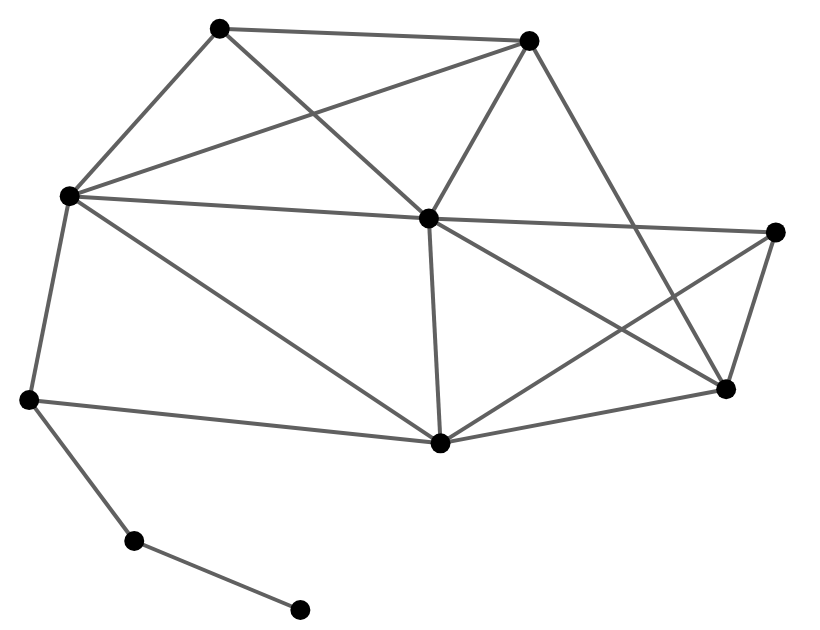

The notebook cell this image was saved under:
### Code cell
G = nx.krackhardt_kite_graph()

chart = alph(G)

chart.configure_view(strokeWidth=0).properties(width=400, height=300)

### Figure 1 — Vega-Lite specification as saved in the notebook (floating-point values rounded to 4 significant figures)
{"$schema": "https://vega.github.io/schema/vega-lite/v4.17.0.json", "config": {"view": {"continuousHeight": 300, "continuousWidth": 400, "strokeWidth": 0}}, "datasets": {"data-969c275e835049557a0c85953aa7e09c": [{"edge": 0, "pair": [0, 1], "source": 0, "target": 1, "x": 522.1, "y": 521.6}, {"edge": 0, "pair": [0, 1], "source": 0, "target": 1, "x": 681.9, "y": 202.3}, {"edge": 1, "pair": [0, 2], "source": 0, "target": 2, "x": 522.1, "y": 521.6}, {"edge": 1, "pair": [0, 2], "source": 0, "target": 2, "x": 270.4, "y": 532.8}, {"edge": 2, "pair": [0, 3], "source": 0, "target": 3, "x": 522.1, "y": 521.6}, {"edge": 2, "pair": [0, 3], "source": 0, "target": 3, "x": 440.3, "y": 358.9}, {"edge": 3, "pair": [0, 5], "source": 0, "target": 5, "x": 522.1, "y": 521.6}, {"edge": 3, "pair": [0, 5], "source": 0, "target": 5, "x": 148.5, "y": 379.4}, {"edge": 4, "pair": [1, 3], "source": 1, "target": 3, "x": 681.9, "y": 202.3}, {"edge": 4, "pair": [1, 3], "source": 1, "target": 3, "x": 440.3, "y": 358.9}, {"edge": 5, "pair": [1, 4], "source": 1, "target": 4, "x": 681.9, "y": 202.3}, {"edge": 5, "pair": [1, 4], "source": 1, "target": 4, "x": 722.2, "y": 346.1}, {"edge": 6, "pair": [1, 6], "source": 1, "target": 6, "x": 681.9, "y": 202.3}, {"edge": 6, "pair": [1, 6], "source": 1, "target": 6, "x": 449.8, "y": 152.8}, {"edge": 7, "pair": [2, 3], "source": 2, "target": 3, "x": 270.4, "y": 532.8}, {"edge": 7, "pair": [2, 3], "source": 2, "target": 3, "x": 440.3, "y": 358.9}, {"edge": 8, "pair": [2, 5], "source": 2, "target": 5, "x": 270.4, "y": 532.8}, {"edge": 8, "pair": [2, 5], "source": 2, "target": 5, "x": 148.5, "y": 379.4}, {"edge": 9, "pair": [3, 4], "source": 3, "target": 4, "x": 440.3, "y": 358.9}, {"edge": 9, "pair": [3, 4], "source": 3, "target": 4, "x": 722.2, "y": 346.1}, {"edge": 10, "pair": [3, 5], "source": 3, "target": 5, "x": 440.3, "y": 358.9}, {"edge": 10, "pair": [3, 5], "source": 3, "target": 5, "x": 148.5, "y": 379.4}, {"edge": 11, "pair": [3, 6], "source": 3, "target": 6, "x": 440.3, "y": 358.9}, {"edge": 11, "pair": [3, 6], "source": 3, "target": 6, "x": 449.8, "y": 152.8}, {"edge": 12, "pair": [4, 6], "source": 4, "target": 6, "x": 722.2, "y": 346.1}, {"edge": 12, "pair": [4, 6], "source": 4, "target": 6, "x": 449.8, "y": 152.8}, {"edge": 13, "pair": [5, 6], "source": 5, "target": 6, "x": 148.5, "y": 379.4}, {"edge": 13, "pair": [5, 6], "source": 5, "target": 6, "x": 449.8, "y": 152.8}, {"edge": 14, "pair": [5, 7], "source": 5, "target": 7, "x": 148.5, "y": 379.4}, {"edge": 14, "pair": [5, 7], "source": 5, "target": 7, "x": 115.6, "y": 192.4}, {"edge": 15, "pair": [6, 7], "source": 6, "target": 7, "x": 449.8, "y": 152.8}, {"edge": 15, "pair": [6, 7], "source": 6, "target": 7, "x": 115.6, "y": 192.4}, {"edge": 16, "pair": [7, 8], "source": 7, "target": 8, "x": 115.6, "y": 192.4}, {"edge": 16, "pair": [7, 8], "source": 7, "target": 8, "x": 201.0, "y": 63.27}, {"edge": 17, "pair": [8, 9], "source": 8, "target": 9, "x": 201.0, "y": 63.27}, {"edge": 17, "pair": [8, 9], "source": 8, "target": 9, "x": 335.9, "y": 0}], "data-978a31da463c091e71ef5eda404cde68": [{"__node_r": 5, "__node_size": 100, "x": 522.1, "y": 521.6}, {"__node_r": 5, "__node_size": 100, "x": 681.9, "y": 202.3}, {"__node_r": 5, "__node_size": 100, "x": 270.4, "y": 532.8}, {"__node_r": 5, "__node_size": 100, "x": 440.3, "y": 358.9}, {"__node_r": 5, "__node_size": 100, "x": 722.2, "y": 346.1}, {"__node_r": 5, "__node_size": 100, "x": 148.5, "y": 379.4}, {"__node_r": 5, "__node_size": 100, "x": 449.8, "y": 152.8}, {"__node_r": 5, "__node_size": 100, "x": 115.6, "y": 192.4}, {"__node_r": 5, "__node_size": 100, "x": 201.0, "y": 63.27}, {"__node_r": 5, "__node_size": 100, "x": 335.9, "y": 0}]}, "height": 300, "layer": [{"data": {"name": "data-969c275e835049557a0c85953aa7e09c"}, "encoding": {"color": {"value": "#606060"}, "detail": {"field": "edge", "type": "quantitative"}, "opacity": {"value": 1}, "strokeWidth": {"value": 2}, "x": {"axis": {"domain": false, "grid": false, "labels": false, "ticks": false, "title": ""}, "field": "x", "type": "quantitative"}, "y": {"axis": {"domain": false, "grid": false, "labels": false, "ticks": false, "title": ""}, "field": "y", "type": "quantitative"}}, "mark": "line"}, {"data": {"name": "data-978a31da463c091e71ef5eda404cde68"}, "encoding": {"fill": {"value": "#000"}, "opacity": {"value": 1}, "size": {"value": 100}, "stroke": {"value": "#565656"}, "strokeWidth": {"value": 0}, "tooltip": [], "x": {"axis": {"domain": false, "grid": false, "labels": false, "ticks": false, "title": ""}, "field": "x", "type": "quantitative"}, "y": {"axis": {"domain": false, "grid": false, "labels": false, "ticks": false, "title": ""}, "field": "y", "type": "quantitative"}}, "mark": "circle"}], "resolve": {"scale": {"color": "independent", "fill": "independent", "opacity": "independent", "size": "independent", "strokeWidth": "independent"}}, "width": 400}
